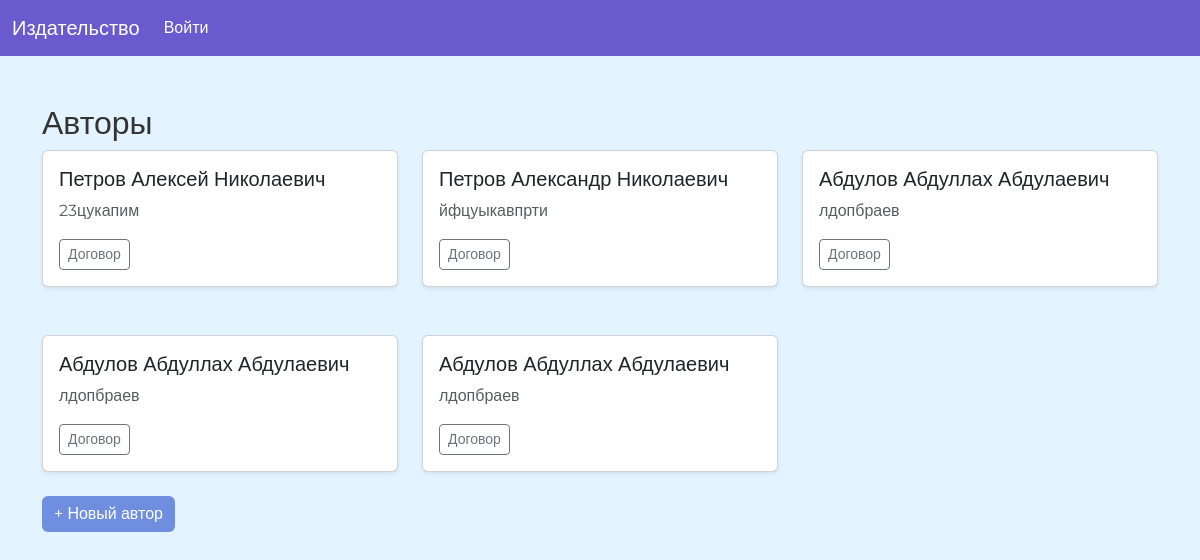
Page /authors/list/ on the committed database.
### authors/models.py (models this page shows, shortened)
class Author(models.Model):
    user = models.ForeignKey(UserProfile, on_delete=models.CASCADE, null=False, blank=False)
    full_name = models.CharField('ФИО', max_length=255)
    contact_info = models.TextField('Контактная информация', blank=True, null=True)
    contract = models.FileField('Договор', upload_to='contracts/', blank=True, null=True)

### authors/views.py (the view)
# urls.py: path('list/', views.author_list, name='author-list'),
def author_list(request):
    authors = Author.objects.all()
    return render(request, 'authors/list.html', {'authors': authors})

### authors/templates/authors/list.html (shortened to what this page needs)
{% extends "base.html" %}
{% block content %}
<h2>Авторы</h2>
<div class="row g-4">
    {% for author in authors %}
        <div class="col-md-4 mb-4">
            <div class="card shadow-sm h-100">
                <div class="card-body">
                    <h5>{{ author.full_name }}</h5>
                    <p class="text-muted">{{ author.contact_info|default:"—" }}</p>
                    {% if author.contract %}
                        <a href="{{ author.contract.url }}" download class="btn btn-outline-secondary btn-sm">Договор</a>
                    {% endif %}
                </div>
            </div>
        </div>
    {% empty %}
        <p class="text-muted">Нет авторов.</p>
    {% endfor %}
</div>
<a href="{% url 'authors:author-create' %}" class="btn btn-primary">+ Новый автор</a>
{% endblock %}

### templates/base.html (shortened to what this page needs)
<!DOCTYPE html>
<html lang="ru">
<head>
    <link href="https://cdn.jsdelivr.net/npm/bootstrap@5.3.0/dist/css/bootstrap.min.css"  rel="stylesheet">
</head>
<body>
<nav class="navbar navbar-expand-lg navbar-dark mb-4">
    <div class="container-fluid">
        <a class="navbar-brand" href="{% url 'home' %}">Издательство</a>
        <div class="collapse navbar-collapse" id="navbarNav">
            <ul class="navbar-nav me-auto">
                {% if user.is_authenticated %}
                    <li class="nav-item"><a class="nav-link" href="{% url 'projects:project-list' %}">Проекты</a></li>
                    <li class="nav-item"><a class="nav-link" href="{% url 'authors:author-list' %}">Авторы</a></li>
                    <li class="nav-item"><a class="nav-link" href="{% url 'tasks:task-list' %}">Задачи</a></li>
                    <li class="nav-item"><a class="nav-link" href="{% url 'manuscripts:manuscript-list' %}">Рукописи</a></li>
                    <li class="nav-item"><a class="nav-link" href="{% url 'pages:profile' %}">Профиль</a></li>
                {% else %}
                    <li class="nav-item"><a class="nav-link" href="{% url 'login' %}">Войти</a></li>
                {% endif %}
            </ul>
        </div>
    </div>
</nav>
<div class="container mt-5">
    {% block content %}{% endblock %}
</div>
</body>
</html>

### templates/base.html (style rules this page uses)
body { font-family: 'Montserrat', sans-serif; background-color: #e3f3ff; color: #333; }
.navbar { background-color: #6A5ACD; }
.navbar-brand, .nav-link, .nav-item a { color: white !important; }
.btn-primary { background-color: #708ee0; border: none; color: white; }

### rows in the picture
Author: full_name "Петров Алексей Николаевич", contact_info "23цукапим"
Author: full_name "Петров Александр Николаевич", contact_info "йфцуыкавпрти"
Author: full_name "Абдулов Абдуллах Абдулаевич", contact_info "лдопбраев"
Author: full_name "Абдулов Абдуллах Абдулаевич", contact_info "лдопбраев"
Author: full_name "Абдулов Абдуллах Абдулаевич", contact_info "лдопбраев"
